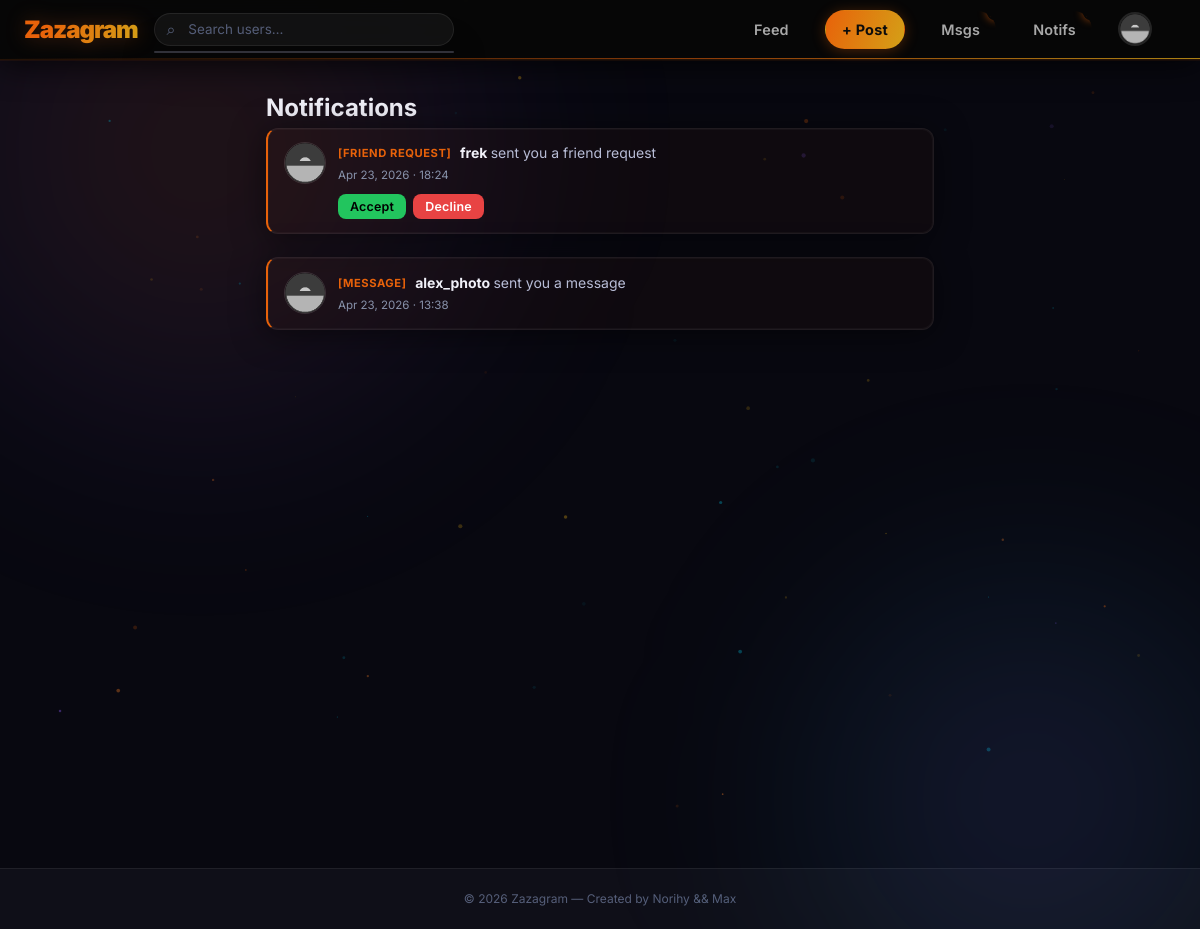
Screenshot of /pages/notifications.php (signed in) with the database file from the repository.
### tables this page shows
CREATE TABLE IF NOT EXISTS users (
  id INT AUTO_INCREMENT PRIMARY KEY,
  username VARCHAR(20) NOT NULL UNIQUE,
  email VARCHAR(255) NOT NULL UNIQUE,
  password VARCHAR(255) NOT NULL,
  first_name VARCHAR(100) DEFAULT '',
  last_name VARCHAR(100) DEFAULT '',
  bio TEXT,
  profile_picture VARCHAR(255) DEFAULT 'default_avatar.png',
  role ENUM('user','admin') NOT NULL DEFAULT 'user',
  is_banned TINYINT(1) NOT NULL DEFAULT 0,
  created_at VARCHAR(32) NOT NULL,
  updated_at VARCHAR(32) NOT NULL
);

CREATE TABLE IF NOT EXISTS notifications (
  id INT AUTO_INCREMENT PRIMARY KEY,
  user_id INT NOT NULL,
  actor_id INT NULL,
  type VARCHAR(50) NOT NULL,
  reference_id INT NULL,
  reference_type VARCHAR(50) NULL,
  message TEXT NOT NULL,
  is_read TINYINT(1) NOT NULL DEFAULT 0,
  created_at VARCHAR(32) NOT NULL,
  INDEX (user_id),
  INDEX (actor_id),
  CONSTRAINT notifications_user_fk FOREIGN KEY (user_id) REFERENCES users(id) ON DELETE CASCADE,
  CONSTRAINT notifications_actor_fk FOREIGN KEY (actor_id) REFERENCES users(id) ON DELETE SET NULL
);

### includes/auth.php (called while the page is built, shortened)
<?php
require_once __DIR__ . '/db.php';
function is_logged_in(): bool {
    return isset($_SESSION['user_id']);
}
function require_login(): void {
    $user = get_current_user_data();
}
function get_current_user_data(): ?array {
    $users = db_read('users.json');
    return db_find_one($users, 'id', $_SESSION['user_id']);
}
function unread_notification_count(int $user_id): int {
    $notifs = db_read('notifications.json');
    return count(array_filter($notifs, fn($n) => $n['user_id'] == $user_id && !$n['is_read']));
}
function unread_message_count(int $user_id): int {
    $messages = db_read('messages.json');
    return count(array_filter($messages, fn($m) => $m['receiver_id'] == $user_id && !$m['is_read']));
}

### includes/db.php (called while the page is built, shortened)
<?php
function db_table_from_file(string $file): string {
    $table = preg_replace('/\.json$/', '', basename($file));
    $allowed = ['users', 'posts', 'comments', 'friends', 'messages', 'notifications', 'likes'];
    return $table;
}
function db_bool_columns(string $table): array {
    return [
        'users' => ['is_banned'],
        'messages' => ['is_read'],
        'notifications' => ['is_read'],
    ][$table] ?? [];
}
function db_int_columns(string $table): array {
    return [
        'users' => ['id'],
        'posts' => ['id','user_id'],
        'comments' => ['id','post_id','user_id'],
        'friends' => ['id','requester_id','receiver_id'],
        'messages' => ['id','sender_id','receiver_id'],
        'notifications' => ['id','user_id','actor_id','reference_id'],
        'likes' => ['id','user_id','post_id'],
    ][$table] ?? ['id'];
}
function db(): PDO {
    static $pdo = null;
    if ($pdo instanceof PDO) return $pdo;
    $host = getenv('DB_HOST') ?: '127.0.0.1';
    $port = getenv('DB_PORT') ?: '3306';
    $name = getenv('DB_NAME') ?: 'zazagram';
    $user = getenv('DB_USER') ?: 'zazagram';
    $pass = getenv('DB_PASS') ?: 'zazagram';
    $dsn = "mysql:host={$host};port={$port};dbname={$name};charset=utf8mb4";
    $pdo = new PDO($dsn, $user, $pass, [
        PDO::ATTR_ERRMODE => PDO::ERRMODE_EXCEPTION,
        PDO::ATTR_DEFAULT_FETCH_MODE => PDO::FETCH_ASSOC,
    ]);
    return $pdo;
}
function db_normalize_row(string $table, array $row): array {
    foreach (db_int_columns($table) as $col) {
        if (array_key_exists($col, $row) && $row[$col] !== null) $row[$col] = (int)$row[$col];
    }
    foreach (db_bool_columns($table) as $col) {
        if (array_key_exists($col, $row)) $row[$col] = (bool)$row[$col];
    }
    return $row;
}
function db_read(string $file): array {
    $table = db_table_from_file($file);
    $stmt = db()->query("SELECT * FROM `{$table}` ORDER BY id ASC");
    $rows = $stmt->fetchAll();
    return array_map(fn($row) => db_normalize_row($table, $row), $rows);
}
function db_write(string $file, array $data): bool {
    $table = db_table_from_file($file);
    $pdo = db();
    $pdo->beginTransaction();
    try {
        $pdo->exec('SET FOREIGN_KEY_CHECKS=0');
        $pdo->exec("DELETE FROM `{$table}`");
        if (!empty($data)) {
            foreach ($data as $row) {
                foreach (db_bool_columns($table) as $col) {
                    if (array_key_exists($col, $row)) $row[$col] = $row[$col] ? 1 : 0;
                }
            }
        }
        $pdo->exec('SET FOREIGN_KEY_CHECKS=1');
        $pdo->commit();
        return true;
    } catch (Throwable $e) {
        $pdo->exec('SET FOREIGN_KEY_CHECKS=1');
        if ($pdo->inTransaction()) {
            $pdo->rollBack();
        }
        throw $e;
    }
}
function db_find_one(array $records, string $field, $value): ?array {
    foreach ($records as $record) {
        if (isset($record[$field]) && $record[$field] == $value) return $record;
    }
    return null;
}
function db_find_all(array $records, string $field, $value): array {
    return array_values(array_filter($records, fn($r) => isset($r[$field]) && $r[$field] == $value));
}

### pages/notifications.php (the view, shortened to what this page needs)
<?php
require_once __DIR__ . '/../includes/auth.php';
require_login();
$me    = get_current_user_data();
$users = db_read('users.json');
$notifs = db_read('notifications.json');
$my_notifs = array_reverse(db_find_all($notifs, 'user_id', $me['id']));
include __DIR__ . '/../includes/header.php';
?>
<div class="container" style="max-width:700px">
    <h2>Notifications</h2>
    <?php if (empty($my_notifs)): ?>
        <div class="card empty-state"><p>No notifications yet.</p></div>
    <?php else: ?>
        <div class="notif-list">
            <?php foreach ($my_notifs as $n):
                $actor = db_find_one($users, 'id', $n['actor_id']);
            ?>
                <div class="notif-item card <?= !$n['is_read'] ? 'notif-unread' : '' ?>">
                    <img src="<?= BASE_URL ?>/uploads/<?= htmlspecialchars($actor['profile_picture']) ?>"
                         class="notif-avatar"
                         onerror="this.onerror=null;this.src='<?= BASE_URL ?>/assets/images/default_avatar.png'">
                    <div class="notif-body">
                        <p>
                            <?php
                            $label = match($n['type']) {
                                  'like'           => '[Like]',
                                  'comment'        => '[Comment]',
                                  'friend_request' => '[Friend Request]',
                                  'message'        => '[Message]',
                                  default          => '',
                              };
                              if ($label) echo '<span class="notif-type-label">' . $label . '</span> ';
                            ?>
                            <a href="<?= BASE_URL ?>/pages/profile.php?username=<?= urlencode($actor['username']) ?>">
                                <strong><?= htmlspecialchars($actor['username']) ?></strong>
                            </a>
                            <?= htmlspecialchars(substr($n['message'], strlen($actor['username']))) ?>
                        </p>
                        <span class="notif-time"><?= date('M j, Y · H:i', strtotime($n['created_at'])) ?></span>
                        <?php if ($n['type'] === 'friend_request'): ?>
                            <div class="notif-actions">
                                <button class="btn btn-sm btn-success"
                                        onclick="respondFriend(<?= $actor['id'] ?>, 'accept', this)">Accept</button>
                                <button class="btn btn-sm btn-danger"
                                        onclick="respondFriend(<?= $actor['id'] ?>, 'decline', this)">Decline</button>
                            </div>
                        <?php endif; ?>
                    </div>
                </div>
            <?php endforeach; ?>
        </div>
    <?php endif; ?>
</div>
<?php include __DIR__ . '/../includes/footer.php'; ?>

### includes/header.php (shortened to what this page needs)
<?php
require_once __DIR__ . '/auth.php';
require_once __DIR__ . '/../includes/db.php';
$current_user = get_current_user_data();
$notif_count  = $current_user ? unread_notification_count($current_user['id']) : 0;
$msg_count    = $current_user ? unread_message_count($current_user['id']) : 0;
?>
<!DOCTYPE html>
<html lang="en">
<head>
    <link rel="stylesheet" href="<?= BASE_URL ?>/assets/css/main.css">
    <link rel="stylesheet" href="<?= BASE_URL ?>/assets/css/filters.css">
</head>
<body class="<?= htmlspecialchars($body_class ?? '') ?>">
<?php if ($current_user): ?>
<nav class="navbar">
    <div class="nav-inner">
        <a href="<?= BASE_URL ?>/pages/feed.php" class="nav-logo">
            <span class="logo-text">Zazagram</span>
        </a>
        <div class="desktop-only">
            <div class="nav-search">
                <input type="text" id="global-search" placeholder="Search users…" autocomplete="off">
                <div id="search-results" class="search-dropdown"></div>
            </div>
            <div class="nav-actions">
                <a href="<?= BASE_URL ?>/pages/feed.php" class="nav-btn" title="Feed">Feed</a>
                <a href="<?= BASE_URL ?>/pages/create_post.php" class="nav-btn nav-btn-cta" title="New Post">+ Post</a>
                <a href="<?= BASE_URL ?>/pages/messages.php" class="nav-btn nav-notif" title="Messages">
                    Msgs
                    <?php if ($msg_count > 0): ?>
                        <span class="badge"><?= $msg_count ?></span>
                    <?php endif; ?>
                </a>
                <a href="<?= BASE_URL ?>/pages/notifications.php" class="nav-btn nav-notif" title="Notifications">
                    Notifs
                    <?php if ($notif_count > 0): ?>
                        <span class="badge"><?= $notif_count ?></span>
                    <?php endif; ?>
                </a>
                <div class="nav-avatar-wrap">
                    <img
                        src="<?= BASE_URL ?>/uploads/<?= htmlspecialchars($current_user['profile_picture']) ?>?v=<?= strtotime($current_user['updated_at']) ?>"
                        class="nav-avatar"
                        alt="me"
                        data-user-id="<?= $current_user['id'] ?>"
                        onclick="toggleUserMenu()"
                        onerror="this.onerror=null;this.src='<?= BASE_URL ?>/assets/images/default_avatar.png'"
                    >
                </div>
            </div>
        </div>
    </div>
</nav>
<?php endif; ?>
<main class="main-content">

### includes/footer.php (shortened to what this page needs)
</main>
<footer class="site-footer">
    <p>© 2026 Zazagram — Created by Norihy && Max</p>
</footer>
</body>
</html>

### rows the page displays
users: profile_picture (placeholder picture)
notifications: actor.profile_picture (placeholder picture), type "[FRIEND REQUEST]", actor.username "frek", message+actor "sent you a friend request", created_at "Apr 23, 2026 · 18:24"
notifications: actor.profile_picture (placeholder picture), type "[MESSAGE]", actor.username "alex_photo", message+actor "sent you a message", created_at "Apr 23, 2026 · 13:38"
